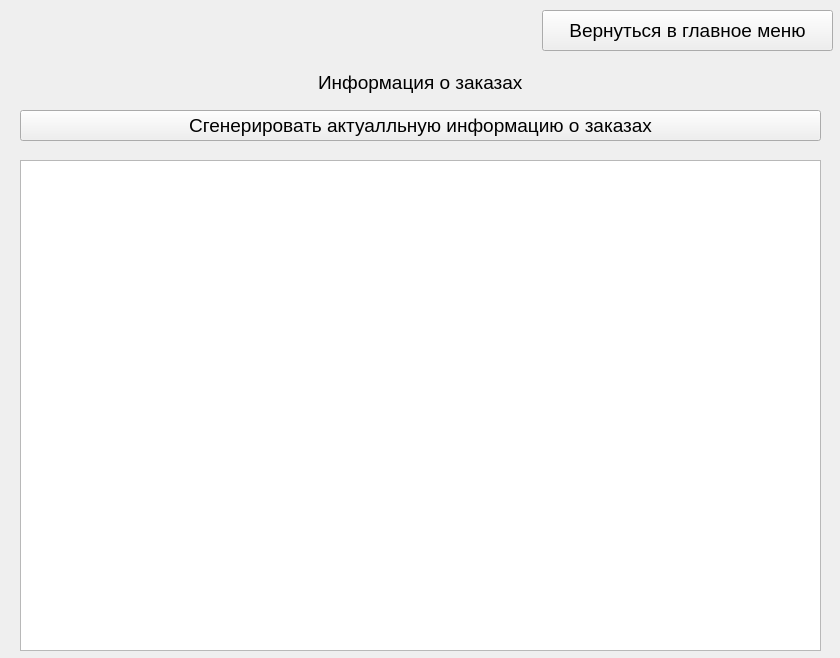
<?xml version="1.0" encoding="UTF-8"?>
<ui version="4.0">
 <class>info_about_orders</class>
 <widget class="QWidget" name="info_about_orders">
  <property name="geometry">
   <rect>
    <x>0</x>
    <y>0</y>
    <width>840</width>
    <height>658</height>
   </rect>
  </property>
  <property name="windowTitle">
   <string>LogiFirm</string>
  </property>
  <widget class="QTextEdit" name="text_info_about_orders">
   <property name="geometry">
    <rect>
     <x>20</x>
     <y>160</y>
     <width>801</width>
     <height>491</height>
    </rect>
   </property>
   <property name="font">
    <font>
     <pointsize>14</pointsize>
    </font>
   </property>
  </widget>
  <widget class="QWidget" name="verticalLayoutWidget">
   <property name="geometry">
    <rect>
     <x>20</x>
     <y>60</y>
     <width>801</width>
     <height>81</height>
    </rect>
   </property>
   <layout class="QVBoxLayout" name="verticalLayout">
    <item alignment="Qt::AlignHCenter">
     <widget class="QLabel" name="lable_info_about_products">
      <property name="font">
       <font>
        <pointsize>14</pointsize>
       </font>
      </property>
      <property name="text">
       <string>Информация о заказах</string>
      </property>
     </widget>
    </item>
    <item>
     <widget class="QPushButton" name="generate_up_to_date_information">
      <property name="font">
       <font>
        <pointsize>14</pointsize>
       </font>
      </property>
      <property name="text">
       <string>Сгенерировать актуалльную информацию о заказах</string>
      </property>
     </widget>
    </item>
   </layout>
  </widget>
  <widget class="QPushButton" name="return_to_main_window_from_products_information">
   <property name="geometry">
    <rect>
     <x>542</x>
     <y>10</y>
     <width>291</width>
     <height>41</height>
    </rect>
   </property>
   <property name="font">
    <font>
     <pointsize>14</pointsize>
    </font>
   </property>
   <property name="text">
    <string>Вернуться в главное меню</string>
   </property>
  </widget>
 </widget>
 <resources/>
 <connections/>
</ui>
